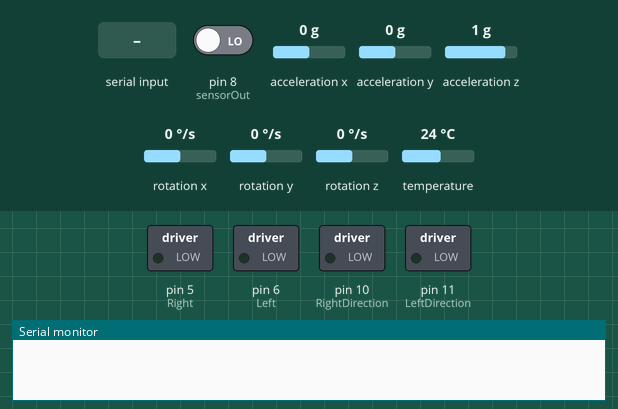
The sketch below on a simulated Arduino Leonardo, built with avr-gcc and run on an emulated ATmega32U4. Shown: switched loads named in the sketch (green lamp = pin HIGH), the last lines printed to the serial monitor. The inputs (shaded band) are chosen by the test bench; at power-on: pin 8 (sensorOut) LOW, acceleration x 0 g, acceleration y 0 g, acceleration z 1 g, rotation x 0 °/s, rotation y 0 °/s, rotation z 0 °/s, temperature 24 °C. Pins used as bus, display or sensor lines are not drawn.

Above: at 1.3 s.
1.4 s: "AA 99 00\n" received over Serial
At 2.2 s:
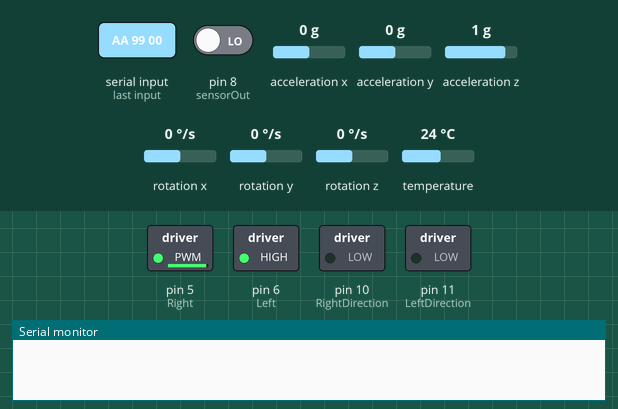
2.9 s: "BB 99 50\n" received over Serial
At 3.9 s:
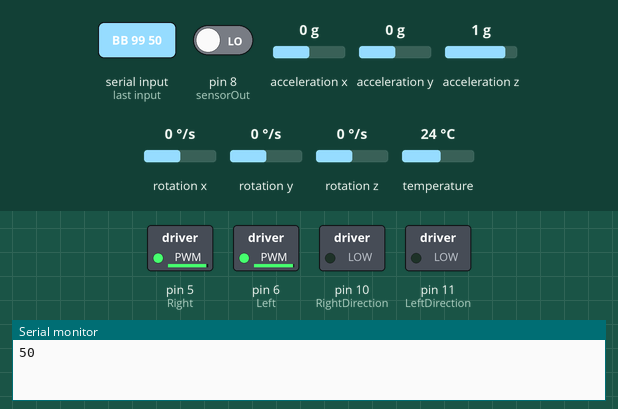
4.9 s: "A\n" received over Serial
At 6.1 s:
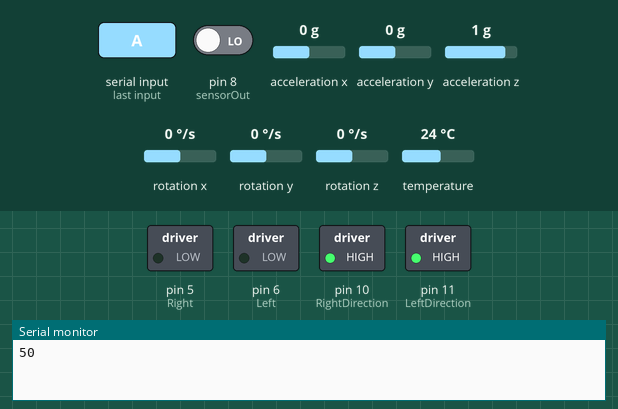
Timing chart, 0 to 7.9 s (numbered marks = the images above; inputs shaded):
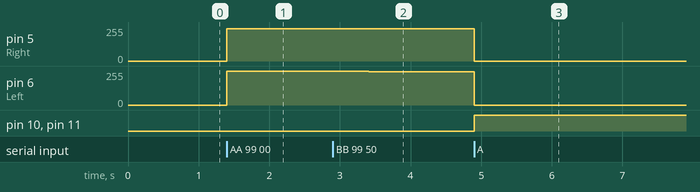

Measured:
- after the input at 1.4 s, pin 5 (Right): 0/255 → 243/255 at once; pin 6 (Left): 0/255 → 255/255 at once
- after the input at 2.9 s, pin 6 (Left): 255/255 → 248/255 after 0.51 s
- after the input at 4.9 s, pin 5 (Right): 243/255 → 0/255 at once; pin 6 (Left): 248/255 → 0/255 at once; pin 10 (RightDirection), pin 11 (LeftDirection): LOW → HIGH at once

The sketch:

ArduinoMainMovement.ino
```cpp
#include <Adafruit_MPU6050.h>
#include <Adafruit_Sensor.h>
#include <Wire.h>

Adafruit_MPU6050 mpu;

int Right = 5; // 5 drives the right motor when going forward
int RightDirection = 10; // controls the direction of the right motor
int Left = 6; // was 3 // 6 drives the left motor when going forward
int LeftDirection = 11; // controls the direction of the left motor

#define S0 3 // was 4
#define S1 2
#define S2 4
#define S3 7
#define sensorOut 8

// Stores frequency read by the photodiodes
int redFrequency = 0;
int greenFrequency = 0;
int blueFrequency = 0;

void setup(void) {

  pinMode(Left, OUTPUT);  // Left motor
  pinMode(Right, OUTPUT);  // Right motor
  pinMode(LeftDirection, OUTPUT); // Left motor Direction
  pinMode(RightDirection, OUTPUT); // Right motor Direction

  pinMode(S0, OUTPUT);
  pinMode(S1, OUTPUT);
  pinMode(S2, OUTPUT);
  pinMode(S3, OUTPUT);

  // Setting the sensorOut as an input
  pinMode(sensorOut, INPUT);

  // Setting frequency scaling to 20%
  digitalWrite(S0,HIGH);
  digitalWrite(S1,LOW);

  Serial.begin(9600);
  /*
  while (!Serial)   // 1/10 of a meter for set distance to go forward
    delay(0.1); // will pause Zero, Leonardo, etc until serial console opens // INITIALLY DELAY 10
  */
  //Serial.println("Adafruit MPU6050 test!");

  // Try to initialize!
  if (!mpu.begin()) {
    //Serial.println("Failed to find MPU6050 chip");
    while (1) {
      delay(0.1); // INITIALLY DELAY 10
    }
  }
  //Serial.println("MPU6050 Found!");

  mpu.setAccelerometerRange(MPU6050_RANGE_8_G);

  //Serial.println("");

  //driveLeft(8,50);
  //stopMoving();

  //CORRECT LOOP SEQUENCE
  /*
  driveForward(99);
  stopMoving();
  driveRight(99,50);
  stopMoving();
  driveForward(99);
  stopMoving();
  driveRight(99,50);
  stopMoving();
  driveForward(99);
  stopMoving();
  driveRight(99,50);
  stopMoving();
  driveForward(99);
  stopMoving();
  driveRight(99,50);
  stopMoving();
*/

  //Simple Test Sequence
  //driveForward(99);
  //delay(500);
  //stopMoving();
  /*
  delay(1000);
  driveRight(99,50);  // 50% of pi (90 degree) angle
  delay(500);
  stopMoving();
  delay(1000);
  driveLeft(99,50);  // 50% of pi (90 degree) angle
  delay(500);
  stopMoving();
  */

  delay(100);
}

int counter = 0;

void loop() {

  Serial.flush();

  // 50-99: Positive speed (50 is 0 or just weak, 99 is highest)
  // 0-49: Negative speed (0 is 0 or just week, 49 is highest)
  // Commands: A is forward, B is right, C is left, D is nothing (empty) can drop the rest of the characters
  // Characters (space in between 1st, 2nd, 3rd)
  // 1st: Command (1 character), 2nd: Speed (2 characters), 3rd: Angle (2 characters)

  //driveForward(99);
  //delay(500);
  //driveRight(99,50);  // 50% of pi (90 degree) angle
  //delay(500);
  //driveLeft(99,50);  // 50% of pi (90 degree) angle
  //delay(500);
  //stopMoving();
  //delay(400);

  //delay(10);

  //float testedAngleEnd = 0;

      sensors_event_t a, g, temp;
      mpu.getEvent(&a, &g, &temp);
      //testedAngleEnd = sqrt(pow(g.gyro.x + 0.07, 2) + pow(g.gyro.y - 0.01, 2)) * 1 / 1000; // 1 is for time delay
      // if needed: https://robotics.stackexchange.com/questions/21988/determining-the-turn-of-robot-using-gyroscope-and-accelerometer-data

    /*Serial.print("Rotation X: ");
    Serial.print(g.gyro.x);
    Serial.print(", Y: ");
    Serial.print(g.gyro.y);
    Serial.print(", Z: ");
    Serial.print(g.gyro.z);
    Serial.println("");*/
/*
    Serial.print("Counter");
    Serial.print(counter);
    Serial.println("");*/

  /*
  if (Serial.available() > 0) {
    String data = Serial.readStringUntil('\n');
    if (data.substring(0,1) == "A") {
      driveForward(data.substring(3,5).toInt()); // initial forward command
      //Serial.print("AA 99 00");
    } else if (data.substring(0,1) == "B") {
      driveLeft(99, 50);
      //Serial.print("BB 99 50");
    } else if (data.substring(0,1) == "C") {
      driveRight(99, 50);
      //Serial.print("CC 99 50");
    } else if (data.substring(0,1) == "D") {
      //stopMoving();
      analogWrite(Right, 0);
      analogWrite(Left, 0);
      //Serial.print("DD 00 00");
    }
    //stopMoving();
    //Serial.println("Ack");
  }
  */

  //Serial.print("AA 99 00");
  // WHAT HAVE WE BEEN SENDING TO THE ARDUINO?

  if (Serial.available() > 0) {
    String data = Serial.readStringUntil('\n');
    if (data.substring(0,1) == "A") {
      driveForward(data.substring(3,5).toInt()); // initial forward command
      //Serial.println(data.substring(3,5).toInt());
    } else if (data.substring(0,1) == "B") {
      // drive left
      driveTurn(data.substring(3,5).toInt(), data.substring(6,8).toInt());
      Serial.println(data.substring(6,8));
      //Serial.println(data.substring(6,8).toInt());
    } else if (data.substring(0,1) == "C") {
      // drive right
      driveTurn(data.substring(3,5).toInt(), data.substring(6,8).toInt());
      //Serial.println(data.substring(6,8).toInt());
    } else if (data.substring(0,1) == "D") {
      analogWrite(Right, 0);
      analogWrite(Left, 0);
    }
  }


/*

  // Setting RED (R) filtered photodiodes to be read
  digitalWrite(S2,LOW);
  digitalWrite(S3,LOW);

  // Reading the output frequency
  redFrequency = pulseIn(sensorOut, LOW);

   // Printing the RED (R) value
  Serial.print("R = ");
  Serial.print(redFrequency);
  delay(100);

  // Setting GREEN (G) filtered photodiodes to be read
  digitalWrite(S2,HIGH);
  digitalWrite(S3,HIGH);

  // Reading the output frequency
  greenFrequency = pulseIn(sensorOut, LOW);

  // Printing the GREEN (G) value
  Serial.print(" G = ");
  Serial.print(greenFrequency);
  delay(100);

  // Setting BLUE (B) filtered photodiodes to be read
  digitalWrite(S2,LOW);
  digitalWrite(S3,HIGH);

  // Reading the output frequency
  blueFrequency = pulseIn(sensorOut, LOW);

  // Printing the BLUE (B) value
  Serial.print(" B = ");
  Serial.println(blueFrequency);
  delay(100);

  // Get new sensor events with the readings
  sensors_event_t a, g, temp;
  mpu.getEvent(&a, &g, &temp);

  // Print out the values
  Serial.print("Acceleration X: ");
  Serial.print(a.acceleration.x);
  Serial.print(", Y: ");
  Serial.print(a.acceleration.y);
  Serial.print(", Z: ");
  Serial.print(a.acceleration.z);
  Serial.println(" m/s^2");

  Serial.print("Rotation X: ");
  Serial.print(g.gyro.x);
  Serial.print(", Y: ");
  Serial.print(g.gyro.y);
  Serial.print(", Z: ");
  Serial.print(g.gyro.z);
  Serial.println(" rad/s");

  Serial.print("Temperature: ");
  Serial.print(temp.temperature);
  Serial.println(" degC");

*/


}

int driveForward(int speed){  // 23 inches moved for 350ms (IMU says on average 0.7)
  //THINGS TO DO
  // 50-99 speed increase/decrease, 0-49 speed increase/decrease
  // slow start after stopMoving command
  float l = 0;
  float r = 0;
  if (speed >= 50) {
    if (speed == 99) {
      l = 255;  // default for going straight
      r = 243;  // default for going straight
    } else {
      //Serial.println(speed);
      l = (speed - 50) * 5.1; // converts from percentage to number from 0-255 255/50 = 5.1
      //Serial.println(l);
      r = (speed - 50) * 4.86; // converts from percentage to number from 0-243 243/50 = 4.86
      //Serial.println(r);
    }
    // HIGH all wheels forward
    digitalWrite(LeftDirection, LOW);
    digitalWrite(RightDirection, LOW);
    //analogWrite(Right, 220); // was 220
    analogWrite(Right, r); // 243
    analogWrite(Left, l); // 255
    sensors_event_t a, g, temp;
    mpu.getEvent(&a, &g, &temp);

    if (g.gyro.z + 0.02 < -0.2) {  // negative z means right
      // briefly drive slightly left to correct rigth turn drift
      analogWrite(Right, 255);
      analogWrite(Left, 255 - (((g.gyro.z+0.02)*0.1)*5)); // pulse // g.gyro.z+0.02)*0.1 is the radians travelled from destination
    } else if (g.gyro.z + 0.02 > 0.2) { // positive z means left
      // briefly drive slightly right to correct left turn drift
      analogWrite(Right, 255 - (((g.gyro.z+0.02)*0.1)*5)); // pulse // *10 is to account for strength of change in motor speed
      analogWrite(Left, 255); // pulse // g.gyro.z+0.02)*0.1 is the radians travelled from destination
    }

    float d = 5; // random number lol (to get past error for debugging) (eventually from encoder)

    // Reading color outputs

    // Setting RED (R) filtered photodiodes to be read
    digitalWrite(S2,LOW);
    digitalWrite(S3,LOW);
    // Reading the output frequency
    redFrequency = pulseIn(sensorOut, LOW);

    // Setting GREEN (G) filtered photodiodes to be read
    digitalWrite(S2,HIGH);
    digitalWrite(S3,HIGH);
    // Reading the output frequency
    greenFrequency = pulseIn(sensorOut, LOW);

    if ((redFrequency >= 65) && (redFrequency <= 80) && (greenFrequency >= 35) && (greenFrequency >= 40) && (blueFrequency >= 30) && (blueFrequency <= 50)) {    //we see blue sticker
      //checking for rotations
    }

  }
  if (speed < 50) {
    if (speed == 49) {
      l = 255;  // default for going straight
      r = 243;  // default for going straight
    } else {
      l = speed * 5.1; // converts from percentage to number from 0-255 255/50 = 5.1
      r = speed * 4.86; // converts from percentage to number from 0-243 243/50 = 4.86
    }
    // HIGH all wheels reverse
    digitalWrite(LeftDirection, HIGH);
    digitalWrite(RightDirection, HIGH);
    analogWrite(Left, l); // pulse
    analogWrite(Right, r); // pulse

    return 0;
  }
  Serial.flush();
}

int driveLeft(int speed, float deg) {
  float percentAngle = deg/100;
  int timeDelay = percentAngle * 420; // 290 is the time for a 90 degree turn to occur if pulse is 580
  int pulse = 130;
  if (pulse < 130) {
    pulse = 130;
  }
  int error = 1;
  digitalWrite(RightDirection, LOW);
  digitalWrite(LeftDirection, HIGH);
  analogWrite(Right, 255);
  analogWrite(Left, 255);

  return 0;
  Serial.flush();
}

int driveRight(int speed, float deg) { // 100% means 90 degree turn
  float percentAngle = deg/100;
  int timeDelay = percentAngle * 420; // 290 is the time for a 90 degree turn to occur if pulse is 130, 180 degrees for 590 or 100% deg
  int pulse = 130;
  if (pulse < 130) {
    pulse = 130;
  }
  int error = 1;
  digitalWrite(RightDirection, HIGH);
  digitalWrite(LeftDirection, LOW);
  analogWrite(Right, 255); // pulse would be duty cycle in analogWrite here
  analogWrite(Left, 255);

  return 0;
  Serial.flush();
}

int driveTurn(int left, int right) {
    int l = left * 2.55; // converts from percentage to number from 0-255 255/100 = 2.55
    int r = right * 2.43; // converts from percentage to number from 0-243 243/100 = 2.43

    if (left >= 50) {
      digitalWrite(LeftDirection, LOW);
      l = left * 5.1;
    } else {
      digitalWrite(LeftDirection, HIGH);
      l = left * 5.1;
    }

    if (right >= 50) {
      digitalWrite(RightDirection, LOW);
      r = right * 4.86;
    } else {
      digitalWrite(RightDirection, HIGH);
      r = right * 4.86;
    }

    // HIGH all wheels forward
    //analogWrite(Right, 220); // was 220
    analogWrite(Right, r); // 243
    analogWrite(Left, l); // 255

}

int stopMoving() {
   digitalWrite(RightDirection, LOW);
   digitalWrite(LeftDirection, LOW);
   analogWrite(Right, 0);
   analogWrite(Left, 0);

   Serial.flush();
}

void delay_us_10us(int ms) {
  while(0 < ms) {
    delay(10); // allows robot to execute instruction for approximately one second
    ms -= 1;
  }
}
```

movement.c
```cpp
/*
Odometry 2022-2023 WIP
John Boesen
Collection of Functions to Drive Robot Motors/Acutators

PIND 2 - Forward Rear Left
PIND 3 - Forward Front Left
PIND 4 - Forward Rear Right
PIND 5 - Forward Front Right

PINB 0 - Reverse Rear Left
PINB 1 - Reverse Front Left
PINB 2 - Reverse Rear Right
PINB 3 - Reverse Front Right

Test Order:
-readIMU() in readIMU.cpp
-xforward()
-xdriveRight()/driveLeft()
-xdigCycle()

TODO
- IMU code/test

*/
//#include "movement.h"
#define RESOLUTION 5
#define __DELAY_BACKWARD_COMPATIBLE__

void delay_us_10us(int ms)  // variable compatible delay wrapper
{
  while (0 < ms) {
    _delay_us(1);
    ms -= 1;
  }
}

int driveForward(float speed) {

  //Send forward PWM output to All Wheels till on grid space
  if (speed > 0) {
    int pulse;
    pulse = speed * 10;
    int i = 0;
    while (i < 1000) {  //Drive w/o IMU data (Only use for tele-op)
      PORTD |= (1 << PORT2);
      PORTD |= (1 << PORT3);
      PORTD |= (1 << PORT4);
      PORTD |= (1 << PORT5);
      PORTB &= ~(1 << PORT0);
      PORTB &= ~(1 << PORT1);
      PORTB &= ~(1 << PORT2);
      PORTB &= ~(1 << PORT3);
      delay_us_10us(pulse);
      PORTD &= ~(1 << PORT2);
      PORTD &= ~(1 << PORT3);
      PORTD &= ~(1 << PORT4);
      PORTD &= ~(1 << PORT5);
      delay_us_10us(10 - pulse);
      i++;
    }

    return 0;
  } else {
    int pulse;
    pulse = -1 * speed * 10;
    int i = 0;
    while (i < 1000) {  //Drive w/o IMU data (Only use for tele-op)
      PORTB |= (1 << PORT0);
      PORTB |= (1 << PORT1);
      PORTB |= (1 << PORT2);
      PORTB |= (1 << PORT3);
      PORTD &= ~(1 << PORT2);
      PORTD &= ~(1 << PORT3);
      PORTD &= ~(1 << PORT4);
      PORTD &= ~(1 << PORT5);
      delay_us_10us(pulse);
      PORTB &= ~(1 << PORT0);
      PORTB &= ~(1 << PORT1);
      PORTB &= ~(1 << PORT2);
      PORTB &= ~(1 << PORT3);
      delay_us_10us(10 - pulse);
      i++;
    }

    return 0;
  }
}

int driveRight(float ang, float speed) {

  // if (ang>3.14 || ang<0){
  //   return 1;
  // }
  // if(speed>1){
  //   return 2;
  // } else if(speed<0){
  //   return 3;
  // }

  float angle;

  //Setup pulse and angle variables
  int pulse = speed * 10;
  //angle = readIMU(0);

  //while(angle<ang){
  int i = 0;  //Drive w/o IMU data (Only use for tele-op)
  while (i < 1000) {
    //Send forward PWM output to Left Wheels until IMU reads correct angle
    PORTD |= (1 << PORT2);
    PORTD |= (1 << PORT3);
    PORTB |= (1 << PORT2);
    PORTB |= (1 << PORT3);
    PORTB &= ~(1 << PORT0);
    PORTB &= ~(1 << PORT1);
    PORTD &= ~(1 << PORT4);
    PORTD &= ~(1 << PORT5);
    delay_us_10us(pulse);
    PORTD &= ~(1 << PORT2);
    PORTD &= ~(1 << PORT3);
    PORTB &= ~(1 << PORT2);
    PORTB &= ~(1 << PORT3);
    delay_us_10us(10 - pulse);

    i++;
  }
  //Send reverse PWM output to Right Wheels until IMU reads correct angl

  //Grab IMU data to check angle
  //angle = readIMU(0);
  //}

  //Send forward PWM output to All Wheels till on grid space
  //if(driveForward(speed)!=0){
  //return 5;
  //}

  return 0;
}

int driveLeft(float deg, float speed) {
  // if (deg>3.14 || deg<0){
  //     return 1;
  // }
  // if(speed>1){
  //     return 2;
  // } else if(speed<0){
  //     return 3;
  // }

  float angles[3];

  //Setup pulse and angle variables
  int pulse = (speed)*10;
  //angle = readIMU(0);

  /*while(angle<deg){

        //Send forward PWM output to Left Wheels until IMU reads correct angle
        PORTD |= (1<<PORT2);
        PORTD |= (1<<PORT3);
        _delay_us(fpulse);
        PORTD &= ~(1<<PORT2);
        PORTD &= ~(1<<PORT3);
        _delay_us(2000-fpulse);

        //Send reverse PWM output to Right Wheels until IMU reads correct angle
        PORTD |= (1<<PORT4);
        PORTD |= (1<<PORT5);
        _delay_us(rpulse);
        PORTD &= ~(1<<PORT4);
        PORTD &= ~(1<<PORT5);
        _delay_us(2000-rpulse);

        //Grab IMU data to check angle
        angle = readIMU(0);
        delay_us(fpulse+rpulse);
    }
    */
  int i = 0;  //Drive w/o IMU data (Only use for tele-op)
  while (i < 1000) {
    PORTD |= (1 << PORT4);
    PORTD |= (1 << PORT5);
    PORTB |= (1 << PORT0);
    PORTB |= (1 << PORT1);
    PORTB &= ~(1 << PORT2);
    PORTB &= ~(1 << PORT3);
    PORTD &= ~(1 << PORT2);
    PORTD &= ~(1 << PORT3);
    delay_us_10us(pulse);
    PORTD &= ~(1 << PORT4);
    PORTD &= ~(1 << PORT5);
    PORTB &= ~(1 << PORT0);
    PORTB &= ~(1 << PORT1);
    delay_us_10us(10 - pulse);

    //Send reverse PWM output to Right Wheels until IMU reads correct angl
    i++;
  }
  //Send forward PWM output to All Wheels till on grid space
  //if(driveForward(speed)!=0){
  //  return 5;
  //}

  return 0;
}
```
